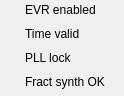
<?xml version="1.0" encoding="UTF-8"?>
<ui version="4.0">
 <class>Form</class>
 <widget class="QWidget" name="Form">
  <property name="geometry">
   <rect>
    <x>0</x>
    <y>0</y>
    <width>124</width>
    <height>96</height>
   </rect>
  </property>
  <property name="windowTitle">
   <string>Form</string>
  </property>
  <widget class="QLabel" name="label_3">
   <property name="geometry">
    <rect>
     <x>25</x>
     <y>49</y>
     <width>105</width>
     <height>18</height>
    </rect>
   </property>
   <property name="text">
    <string>PLL lock</string>
   </property>
  </widget>
  <widget class="caLed" name="caled_4">
   <property name="geometry">
    <rect>
     <x>1</x>
     <y>25</y>
     <width>18</width>
     <height>18</height>
    </rect>
   </property>
   <property name="toolTip">
    <string>Indicates if the EVR has a current, valid timestamp.</string>
   </property>
   <property name="rectangular">
    <bool>false</bool>
   </property>
   <property name="channel" stdset="0">
    <string notr="true">$(SYS)-$(DEVICE):Time-Valid-Sts</string>
   </property>
   <property name="falseColor">
    <color>
     <red>255</red>
     <green>0</green>
     <blue>0</blue>
    </color>
   </property>
   <property name="trueColor">
    <color>
     <red>0</red>
     <green>205</green>
     <blue>0</blue>
    </color>
   </property>
   <property name="undefinedColor">
    <color>
     <red>255</red>
     <green>255</green>
     <blue>255</blue>
    </color>
   </property>
  </widget>
  <widget class="QLabel" name="label_19">
   <property name="geometry">
    <rect>
     <x>25</x>
     <y>25</y>
     <width>105</width>
     <height>18</height>
    </rect>
   </property>
   <property name="text">
    <string>Time valid</string>
   </property>
  </widget>
  <widget class="caLed" name="caled">
   <property name="geometry">
    <rect>
     <x>1</x>
     <y>1</y>
     <width>18</width>
     <height>18</height>
    </rect>
   </property>
   <property name="toolTip">
    <string>Master enable for the EVR. If not set then very little will happen.</string>
   </property>
   <property name="rectangular">
    <bool>false</bool>
   </property>
   <property name="channel" stdset="0">
    <string notr="true">$(SYS)-$(DEVICE):Ena-Sel</string>
   </property>
   <property name="falseColor">
    <color>
     <red>255</red>
     <green>0</green>
     <blue>0</blue>
    </color>
   </property>
   <property name="trueColor">
    <color>
     <red>0</red>
     <green>205</green>
     <blue>0</blue>
    </color>
   </property>
   <property name="undefinedColor">
    <color>
     <red>255</red>
     <green>255</green>
     <blue>255</blue>
    </color>
   </property>
  </widget>
  <widget class="QLabel" name="label">
   <property name="geometry">
    <rect>
     <x>25</x>
     <y>1</y>
     <width>105</width>
     <height>18</height>
    </rect>
   </property>
   <property name="text">
    <string>EVR enabled</string>
   </property>
  </widget>
  <widget class="caLed" name="caled_2">
   <property name="geometry">
    <rect>
     <x>1</x>
     <y>49</y>
     <width>18</width>
     <height>18</height>
    </rect>
   </property>
   <property name="toolTip">
    <string>Is the EVR's local oscilator phase locked with the phase of the EVG's oscilator.</string>
   </property>
   <property name="rectangular">
    <bool>false</bool>
   </property>
   <property name="channel" stdset="0">
    <string notr="true">$(SYS)-$(DEVICE):Pll-Sts</string>
   </property>
   <property name="falseColor">
    <color>
     <red>255</red>
     <green>0</green>
     <blue>0</blue>
    </color>
   </property>
   <property name="trueColor">
    <color>
     <red>0</red>
     <green>205</green>
     <blue>0</blue>
    </color>
   </property>
   <property name="undefinedColor">
    <color>
     <red>255</red>
     <green>255</green>
     <blue>255</blue>
    </color>
   </property>
  </widget>
  <widget class="caFrame" name="caframe">
   <property name="geometry">
    <rect>
     <x>1</x>
     <y>73</y>
     <width>131</width>
     <height>22</height>
    </rect>
   </property>
   <property name="visibility">
    <enum>caFrame::Calc</enum>
   </property>
   <property name="visibilityCalc">
    <string notr="true">A&gt;=0x200</string>
   </property>
   <property name="channel" stdset="0">
    <string notr="true">$(SYS)-$(DEVICE):FwVer-I</string>
   </property>
   <widget class="QLabel" name="label_4">
    <property name="geometry">
     <rect>
      <x>24</x>
      <y>0</y>
      <width>105</width>
      <height>18</height>
     </rect>
    </property>
    <property name="text">
     <string>Fract synth OK</string>
    </property>
   </widget>
   <widget class="caLed" name="caled_3">
    <property name="geometry">
     <rect>
      <x>0</x>
      <y>0</y>
      <width>18</width>
      <height>18</height>
     </rect>
    </property>
    <property name="toolTip">
     <string>Is the EVR's local oscilator phase locked with the phase of the EVG's oscilator.</string>
    </property>
    <property name="rectangular">
     <bool>false</bool>
    </property>
    <property name="channel" stdset="0">
     <string notr="true">$(SYS)-$(DEVICE):CG-Sts</string>
    </property>
    <property name="falseColor">
     <color>
      <red>255</red>
      <green>0</green>
      <blue>0</blue>
     </color>
    </property>
    <property name="trueColor">
     <color>
      <red>0</red>
      <green>205</green>
      <blue>0</blue>
     </color>
    </property>
    <property name="undefinedColor">
     <color>
      <red>255</red>
      <green>255</green>
      <blue>255</blue>
     </color>
    </property>
   </widget>
  </widget>
 </widget>
 <customwidgets>
  <customwidget>
   <class>caFrame</class>
   <extends>QFrame</extends>
   <header>caFrame</header>
   <container>1</container>
  </customwidget>
  <customwidget>
   <class>caLed</class>
   <extends>QWidget</extends>
   <header>caLed</header>
  </customwidget>
 </customwidgets>
 <resources/>
 <connections/>
</ui>
